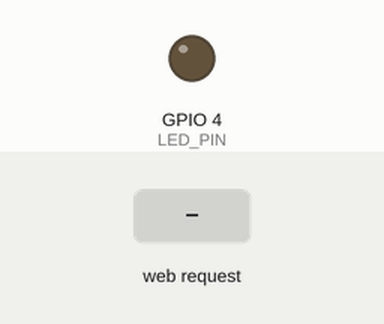
A sketch run on a simulated ESP32. Parts: output pins drawn as LEDs (lit = HIGH). The inputs (shaded band) are chosen by the test bench. WiFi joins after 1.5 s; servers stay silent unless stated; what the sketch prints to the serial monitor is not drawn.

Above: at 2.7 s.
2.8 s: HTTP request GET /on received
At 3.3 s:
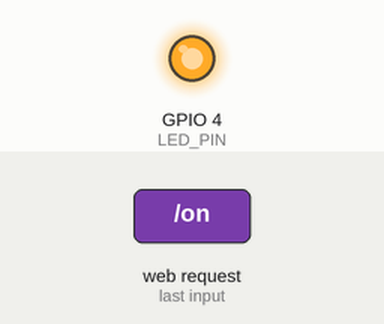
4.3 s: HTTP request GET / received
At 5.7 s:
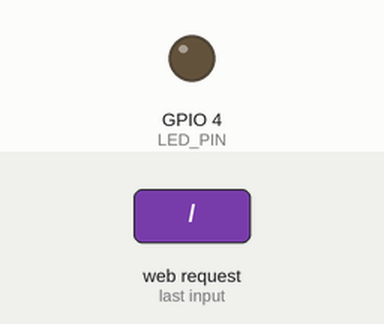
Timing chart, 0 to 7.3 s (numbered marks = the images above; inputs shaded):
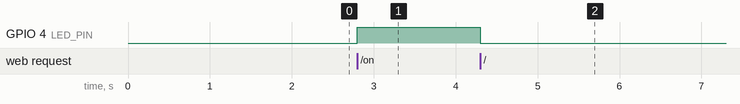

The sketch:

Webserver_DigitalWrite_Example.ino
```cpp
// (licence header left out)
#include <Arduino.h>

#define LED_PIN 4
#define BUTTON_PIN 5
#include <WiFi.h>
#include <WiFiClient.h>
#include <WebServer.h>
#include <ESPmDNS.h>

// const char* ssid = "idealab";
// const char* password = "idea@2022";


const char* ssid = "test";
const char* password = "test@2023";

WebServer server(80);

const int led = LED_PIN;

void handleRoot() {
  digitalWrite(led, 1);
  server.send(200, "text/plain", "hello from esp32!");
  digitalWrite(led, 0);
}

void handleNotFound() {
  digitalWrite(led, 1);
  String message = "File Not Found\n\n";
  message += "URI: ";
  message += server.uri();
  message += "\nMethod: ";
  message += (server.method() == HTTP_GET) ? "GET" : "POST";
  message += "\nArguments: ";
  message += server.args();
  message += "\n";
  for (uint8_t i = 0; i < server.args(); i++) {
    message += " " + server.argName(i) + ": " + server.arg(i) + "\n";
  }
  server.send(404, "text/plain", message);
}

void setup(void) {
  pinMode(led, OUTPUT);
  Serial.begin(115200);
  WiFi.mode(WIFI_STA);
  WiFi.begin(ssid, password);
  Serial.println("");

  // Wait for connection
  while (WiFi.status() != WL_CONNECTED) {
    delay(500);
    Serial.print(".");
  }
  Serial.println("");
  Serial.print("Connected to ");
  Serial.println(ssid);
  Serial.print("IP address: ");
  Serial.println(WiFi.localIP());

  if (MDNS.begin("esp32")) {
    Serial.println("MDNS responder started");
  }

  server.on("/", handleRoot);

  server.on("/inline", []() {
    server.send(200, "text/plain", "this works as well");
    });

  server.on("/on", []() {
    server.send(200, "text/plain", "led on");
    digitalWrite(led, HIGH);
    });

  server.on("/off", []() {
    server.send(200, "text/plain", "led off");
    digitalWrite(led, LOW);
    });

  server.onNotFound(handleNotFound);

  server.begin();
  Serial.println("HTTP server started");
}

void loop(void) {
  server.handleClient();
  delay(2);//allow the cpu to switch to other tasks
}
```

Measured:
- after the input at 2.8 s, GPIO 4 (LED_PIN): LOW → HIGH at once
- after the input at 4.3 s, GPIO 4 (LED_PIN): HIGH → LOW at once
